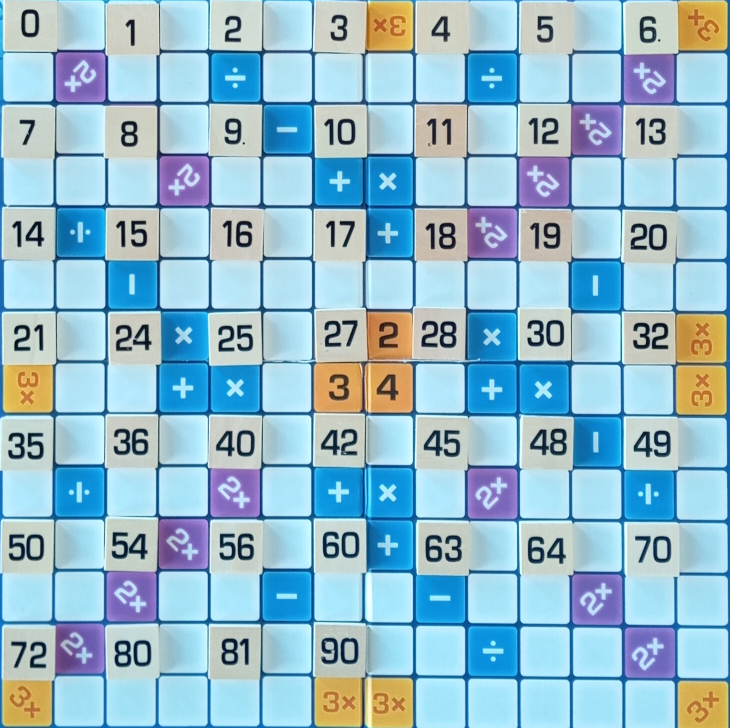
#> input picture data/all_pieces_board.jpg, 1460 x 1455 px (shown at 1/2 size)
$ python -i image_processing.py   (imports and definitions only)
#> lines starting #> are read from the running program, lines starting #| are printed output that depends on the picture; after the words box and inside, x2 and y2 are one past the last pixel; in counts of white or black regions, pixels touching at a corner belong together
#> further down, picture is the input picture: shape (1455, 1460, 3); mean B, G, R 204.6, 187.2, 148.7
import cv2 as cv
import matplotlib.pyplot as plt
from util import format_path
import numpy as np


class ImageProcessing:

    # [198 lines left out: functions cv2_trackbar, crop_board, _find_board_contour, find_added_piece_coordinates, find_largest_contour, not called in this run]


    def find_largest_contour(self, image: np.ndarray) -> tuple:
        if len(image.shape) == 3:
            gray = cv.cvtColor(image, cv.COLOR_BGR2GRAY)
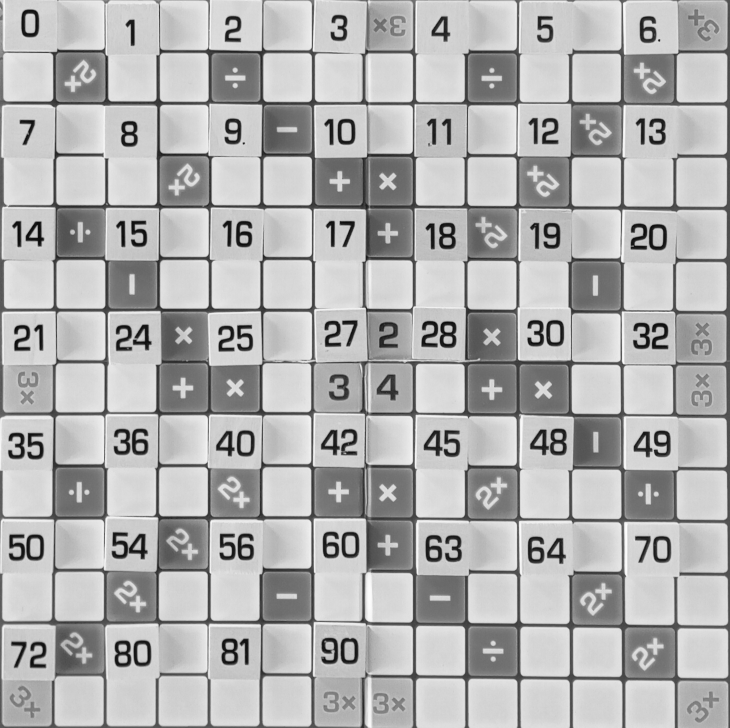
#> gray: shape (1455, 1460) (shown at 1/2 size); min 5, max 253, mean 177.7
        else:
            gray = image

        # Apply GaussianBlur
        blur = cv.GaussianBlur(gray, (7, 7), 0)

        # Apply Canny edge detection
        edges = cv.Canny(blur, 60, 80, apertureSize=3)
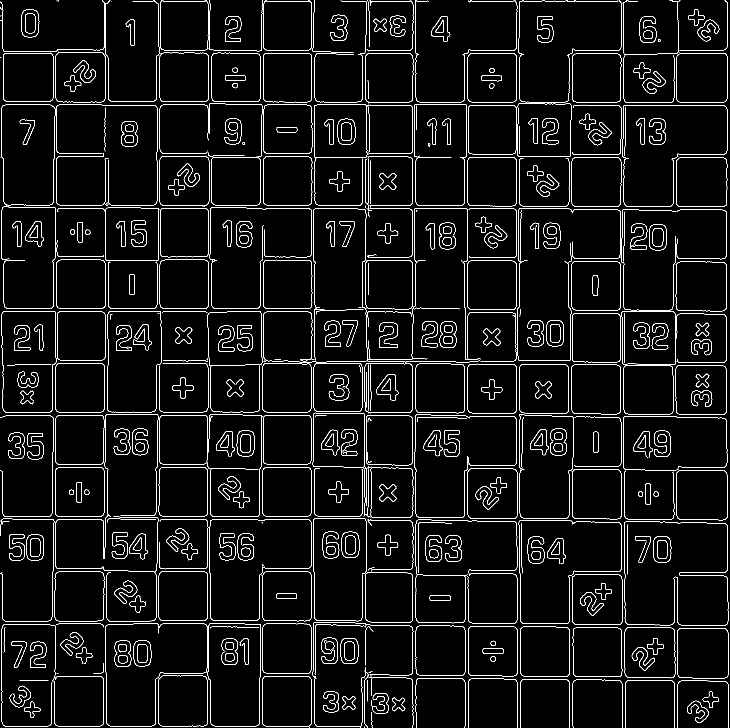
#> edges: shape (1455, 1460) (shown at 1/2 size); 4.8% white in thin lines or dots

        # Create a kernel for dilation
        kernel = np.ones((3,3), np.uint8)

        # Dilate the edges to connect nearby contours
        dilated_edges = cv.dilate(edges, kernel, iterations=2)
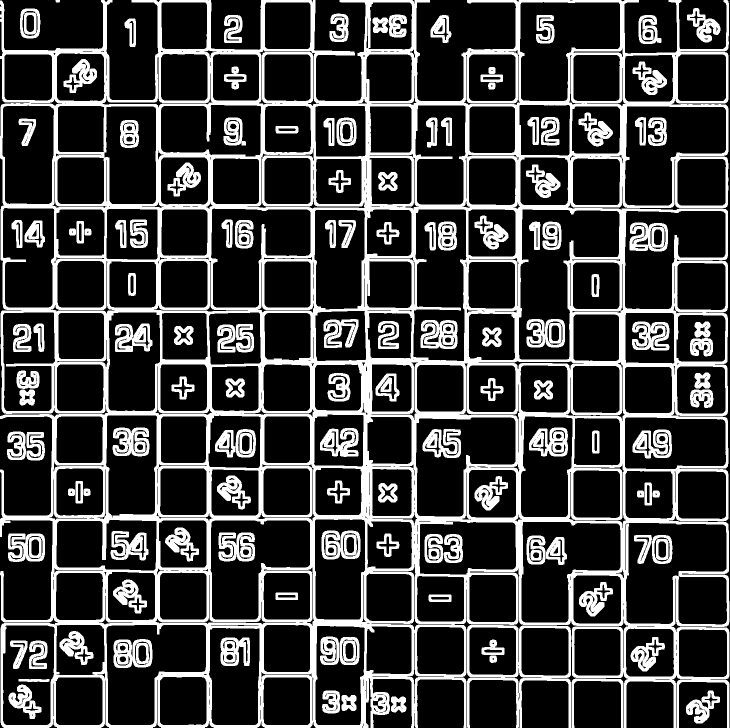
#> dilated_edges: shape (1455, 1460) (shown at 1/2 size); 24.1% white; 133 white regions, largest, box (x1, y1, x2, y2) and area: (0, 0, 1459, 1455) 331988, (934, 1250, 1142, 1455) 6936, (227, 1278, 305, 1336) 2989
        dilated_edges = cv.erode(dilated_edges, kernel, iterations=2)
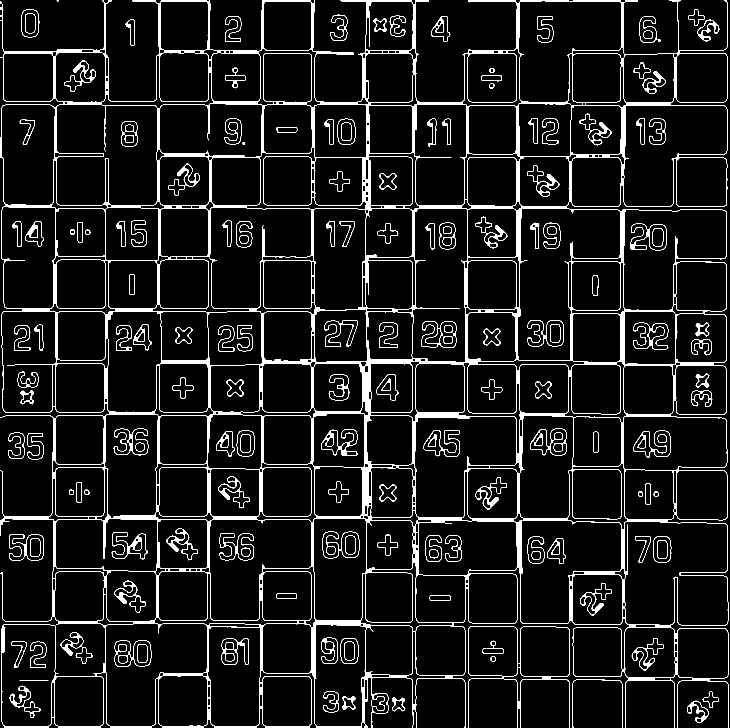
#> dilated_edges: shape (1455, 1460) (shown at 1/2 size); 7.7% white; 172 white regions (1 under 20 px)

        # Find contours on the dilated edges
        contours, _ = cv.findContours(dilated_edges, cv.RETR_EXTERNAL, cv.CHAIN_APPROX_NONE)
#> contours = 19 contours, 3 with area under 20; largest, box (x1, y1, x2, y2) and area: (0, 0, 1457, 1455) 1818288, (936, 1252, 1140, 1455) 20556, (18, 1069, 88, 1122) 2617, (42, 19, 79, 75) 1750, (1279, 32, 1321, 86) 1346

        # [5 lines of commented-out code are left out]

        if not contours:  # If no contours found
            return None, None

        # Find the largest contour by area
        largest_contour = max(contours, key=cv.contourArea)
#> largest_contour = contour of 17777 points, box (x1, y1, x2, y2) (0, 0, 1457, 1455), area 1818288

        # Get the bounding rectangle
        x, y, w, h = cv.boundingRect(largest_contour)
#> x = 0; y = 0; w = 1457; h = 1455
        rect = np.array([x, y, x+w, y+h])
#> rect = [0, 0, 1457, 1455]

        return largest_contour, rect

    # [124 lines left out: functions draw_rect, find_difference_between_images, find_contous_centroid, find_contous_centroid, split_board_in_blocks, not called in this run]


# [4 lines not run here, left out]

>>> import cv2
>>> picture = cv2.imread('../data/all_pieces_board.jpg')
>>> result = ImageProcessing().find_largest_contour(picture)
#> result = 2 items, first 2: contour of 17777 points, box (x1, y1, x2, y2) (0, 0, 1457, 1455), area 1818288, [0, 0, 1457, 1455]

$ run again, on data/all_pieces_togheter.png
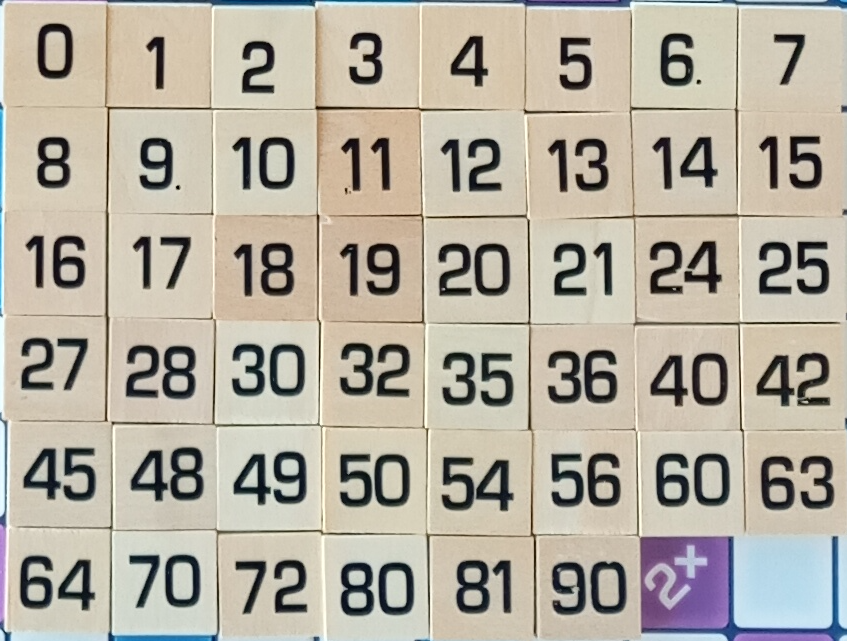
#> input picture data/all_pieces_togheter.png, 847 x 641 px
#> picture is the input picture: shape (641, 847, 3); mean B, G, R 162, 175.4, 181.9
#> in find_largest_contour, `edges = cv.Canny(blur, 60, 80, apertureSize=3)`:
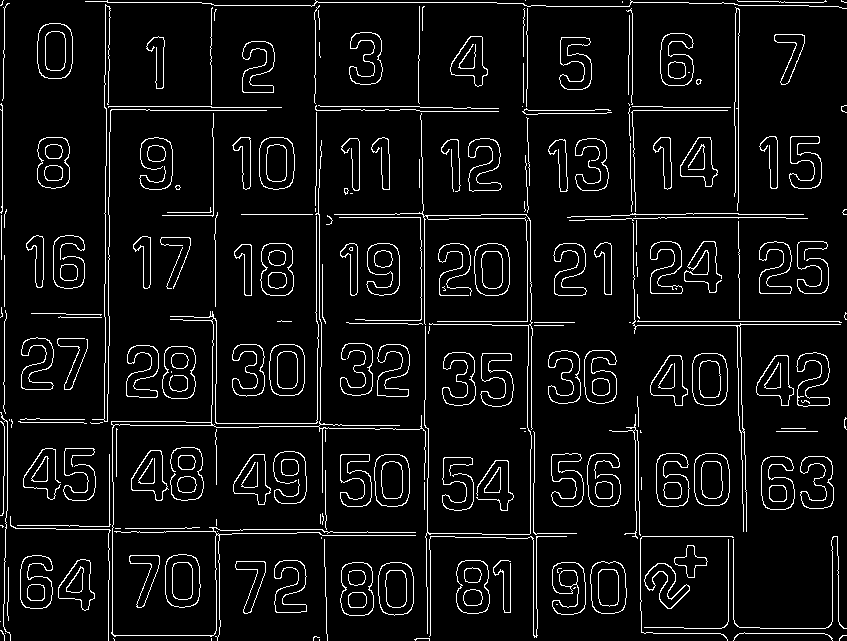
#> edges: shape (641, 847); 6.5% white in thin lines or dots
#> in find_largest_contour, `dilated_edges = cv.erode(dilated_edges, kernel, iterations=2)`:
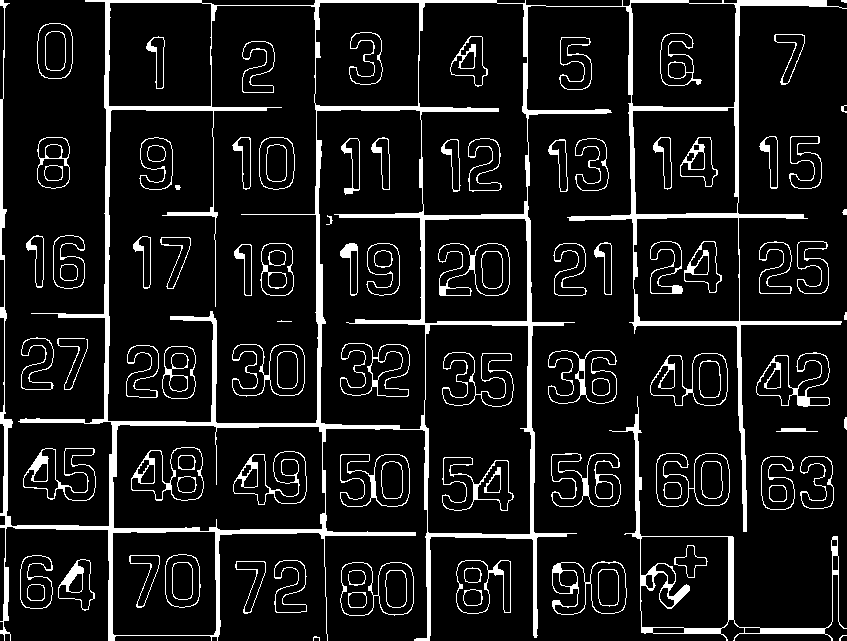
#> dilated_edges: shape (641, 847); 10.2% white; 105 white regions (4 under 20 px)
#> contours = 42 contours, 6 with area under 20; largest, box (x1, y1, x2, y2) and area: (0, 0, 847, 641) 266644, (609, 396, 847, 641) 10010, (340, 562, 414, 616) 3200, (656, 453, 730, 507) 2953, (552, 561, 627, 615) 2927
#> largest_contour = contour of 7623 points, box (x1, y1, x2, y2) (0, 0, 847, 641), area 266644
#> x = 0; w = 847; h = 641
#> rect = [0, 0, 847, 641]
#> result = 2 items, first 2: contour of 7623 points, box (x1, y1, x2, y2) (0, 0, 847, 641), area 266644, [0, 0, 847, 641]
